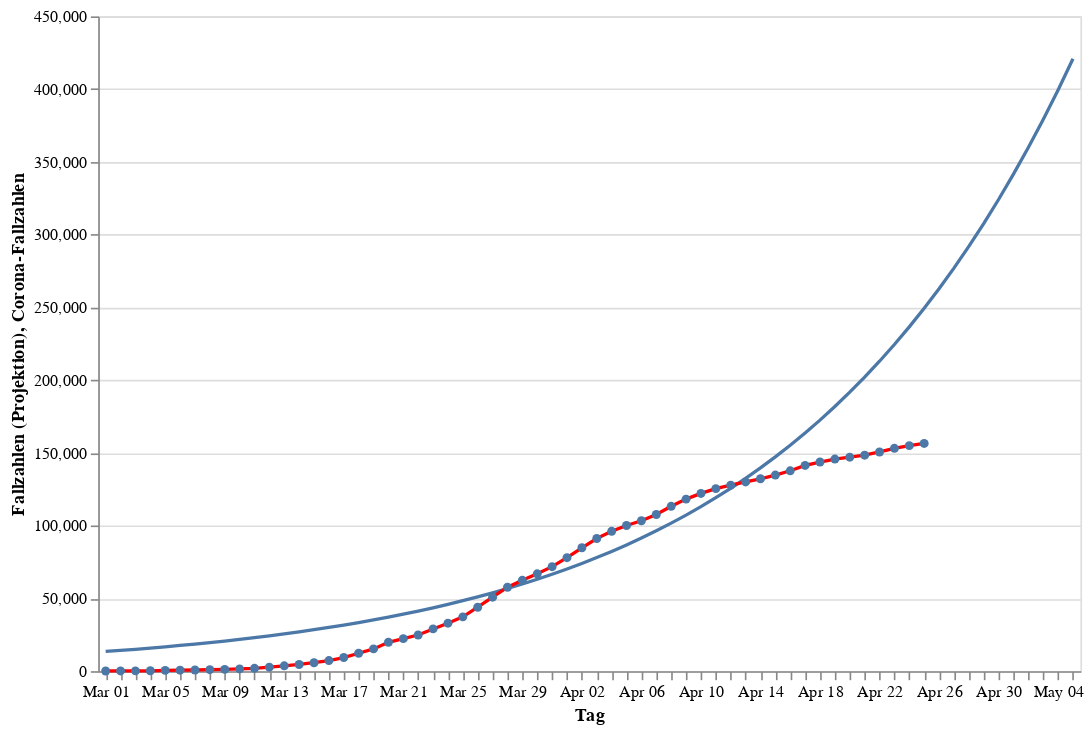

Notebook source saved alongside this figure:
### Code cell
infections_chart = alt.Chart(data).mark_line(point=True, color="red").encode(
    alt.X("monthdate(day):O", title="Tag"),
    alt.Y("cases:Q", title="Corona-Fallzahlen"))
projection_chart = alt.Chart(projection_data).mark_line(point=False).encode(
    alt.X("monthdate(day):O", title="Tag"),
    alt.Y("curve:Q", title="Fallzahlen (Projektion)"))
(projection_chart + infections_chart).properties(width=600, height=400)

### Figure 1 — Vega-Lite specification as saved in the notebook (floating-point values rounded to 4 significant figures)
{"config": {"view": {"continuousWidth": 400, "continuousHeight": 300}}, "layer": [{"data": {"name": "data-a3564278a4570c541ef1d87e36fe1ae2"}, "mark": {"type": "line", "point": false}, "encoding": {"x": {"type": "ordinal", "field": "day", "timeUnit": "monthdate", "title": "Tag"}, "y": {"type": "quantitative", "field": "curve", "title": "Fallzahlen (Projektion)"}}}, {"data": {"name": "data-0b717b0c66f1a3a8ad04a5eead126efd"}, "mark": {"type": "line", "color": "red", "point": true}, "encoding": {"x": {"type": "ordinal", "field": "day", "timeUnit": "monthdate", "title": "Tag"}, "y": {"type": "quantitative", "field": "cases", "title": "Corona-Fallzahlen"}}}], "height": 400, "width": 600, "$schema": "https://vega.github.io/schema/vega-lite/v4.0.2.json", "datasets": {"data-a3564278a4570c541ef1d87e36fe1ae2": [{"day": "2020-03-01T00:00:00", "curve": 13540.0}, {"day": "2020-03-02T00:00:00", "curve": 14280.0}, {"day": "2020-03-03T00:00:00", "curve": 15060.0}, {"day": "2020-03-04T00:00:00", "curve": 15880.0}, {"day": "2020-03-05T00:00:00", "curve": 16740.0}, {"day": "2020-03-06T00:00:00", "curve": 17660.0}, {"day": "2020-03-07T00:00:00", "curve": 18620.0}, {"day": "2020-03-08T00:00:00", "curve": 19640.0}, {"day": "2020-03-09T00:00:00", "curve": 20710.0}, {"day": "2020-03-10T00:00:00", "curve": 21840.0}, {"day": "2020-03-11T00:00:00", "curve": 23030.0}, {"day": "2020-03-12T00:00:00", "curve": 24290.0}, {"day": "2020-03-13T00:00:00", "curve": 25610.0}, {"day": "2020-03-14T00:00:00", "curve": 27010.0}, {"day": "2020-03-15T00:00:00", "curve": 28480.0}, {"day": "2020-03-16T00:00:00", "curve": 30040.0}, {"day": "2020-03-17T00:00:00", "curve": 31680.0}, {"day": "2020-03-18T00:00:00", "curve": 33400.0}, {"day": "2020-03-19T00:00:00", "curve": 35230.0}, {"day": "2020-03-20T00:00:00", "curve": 37150.0}, {"day": "2020-03-21T00:00:00", "curve": 39170.0}, {"day": "2020-03-22T00:00:00", "curve": 41310.0}, {"day": "2020-03-23T00:00:00", "curve": 43560.0}, {"day": "2020-03-24T00:00:00", "curve": 45930.0}, {"day": "2020-03-25T00:00:00", "curve": 48440.0}, {"day": "2020-03-26T00:00:00", "curve": 51080.0}, {"day": "2020-03-27T00:00:00", "curve": 53860.0}, {"day": "2020-03-28T00:00:00", "curve": 56790.0}, {"day": "2020-03-29T00:00:00", "curve": 59890.0}, {"day": "2020-03-30T00:00:00", "curve": 63150.0}, {"day": "2020-03-31T00:00:00", "curve": 66590.0}, {"day": "2020-04-01T00:00:00", "curve": 70210.0}, {"day": "2020-04-02T00:00:00", "curve": 74030.0}, {"day": "2020-04-03T00:00:00", "curve": 78060.0}, {"day": "2020-04-04T00:00:00", "curve": 82310.0}, {"day": "2020-04-05T00:00:00", "curve": 86790.0}, {"day": "2020-04-06T00:00:00", "curve": 91500.0}, {"day": "2020-04-07T00:00:00", "curve": 96480.0}, {"day": "2020-04-08T00:00:00", "curve": 101700.0}, {"day": "2020-04-09T00:00:00", "curve": 107300.0}, {"day": "2020-04-10T00:00:00", "curve": 113100.0}, {"day": "2020-04-11T00:00:00", "curve": 119200.0}, {"day": "2020-04-12T00:00:00", "curve": 125700.0}, {"day": "2020-04-13T00:00:00", "curve": 132500.0}, {"day": "2020-04-14T00:00:00", "curve": 139700.0}, {"day": "2020-04-15T00:00:00", "curve": 147300.0}, {"day": "2020-04-16T00:00:00", "curve": 155300.0}, {"day": "2020-04-17T00:00:00", "curve": 163700.0}, {"day": "2020-04-18T00:00:00", "curve": 172500.0}, {"day": "2020-04-19T00:00:00", "curve": 181900.0}, {"day": "2020-04-20T00:00:00", "curve": 191700.0}, {"day": "2020-04-21T00:00:00", "curve": 202100.0}, {"day": "2020-04-22T00:00:00", "curve": 213000.0}, {"day": "2020-04-23T00:00:00", "curve": 224500.0}, {"day": "2020-04-24T00:00:00", "curve": 236600.0}, {"day": "2020-04-25T00:00:00", "curve": 249400.0}, {"day": "2020-04-26T00:00:00", "curve": 262800.0}, {"day": "2020-04-27T00:00:00", "curve": 277000.0}, {"day": "2020-04-28T00:00:00", "curve": 291900.0}, {"day": "2020-04-29T00:00:00", "curve": 307600.0}, {"day": "2020-04-30T00:00:00", "curve": 324200.0}, {"day": "2020-05-01T00:00:00", "curve": 341600.0}, {"day": "2020-05-02T00:00:00", "curve": 359900.0}, {"day": "2020-05-03T00:00:00", "curve": 379200.0}, {"day": "2020-05-04T00:00:00", "curve": 399500.0}, {"day": "2020-05-05T00:00:00", "curve": 420800.0}], "data-0b717b0c66f1a3a8ad04a5eead126efd": [{"day": "2020-03-01T00:00:00", "cases": 130}, {"day": "2020-03-02T00:00:00", "cases": 165}, {"day": "2020-03-03T00:00:00", "cases": 203}, {"day": "2020-03-04T00:00:00", "cases": 262}, {"day": "2020-03-05T00:00:00", "cases": 545}, {"day": "2020-03-06T00:00:00", "cases": 670}, {"day": "2020-03-07T00:00:00", "cases": 800}, {"day": "2020-03-08T00:00:00", "cases": 1040}, {"day": "2020-03-09T00:00:00", "cases": 1224}, {"day": "2020-03-10T00:00:00", "cases": 1565}, {"day": "2020-03-11T00:00:00", "cases": 1966}, {"day": "2020-03-12T00:00:00", "cases": 2745}, {"day": "2020-03-13T00:00:00", "cases": 3675}, {"day": "2020-03-14T00:00:00", "cases": 4599}, {"day": "2020-03-15T00:00:00", "cases": 5813}, {"day": "2020-03-16T00:00:00", "cases": 7272}, {"day": "2020-03-17T00:00:00", "cases": 9367}, {"day": "2020-03-18T00:00:00", "cases": 12327}, {"day": "2020-03-19T00:00:00", "cases": 15320}, {"day": "2020-03-20T00:00:00", "cases": 19848}, {"day": "2020-03-21T00:00:00", "cases": 22364}, {"day": "2020-03-22T00:00:00", "cases": 24873}, {"day": "2020-03-23T00:00:00", "cases": 29056}, {"day": "2020-03-24T00:00:00", "cases": 32991}, {"day": "2020-03-25T00:00:00", "cases": 37323}, {"day": "2020-03-26T00:00:00", "cases": 43938}, {"day": "2020-03-27T00:00:00", "cases": 50871}, {"day": "2020-03-28T00:00:00", "cases": 57695}, {"day": "2020-03-29T00:00:00", "cases": 62435}, {"day": "2020-03-30T00:00:00", "cases": 66885}, {"day": "2020-03-31T00:00:00", "cases": 71808}, {"day": "2020-04-01T00:00:00", "cases": 77981}, {"day": "2020-04-02T00:00:00", "cases": 84794}, {"day": "2020-04-03T00:00:00", "cases": 91159}, {"day": "2020-04-04T00:00:00", "cases": 96092}, {"day": "2020-04-05T00:00:00", "cases": 100123}, {"day": "2020-04-06T00:00:00", "cases": 103375}, {"day": "2020-04-07T00:00:00", "cases": 107663}, {"day": "2020-04-08T00:00:00", "cases": 113296}, {"day": "2020-04-09T00:00:00", "cases": 118235}, {"day": "2020-04-10T00:00:00", "cases": 122171}, {"day": "2020-04-11T00:00:00", "cases": 125452}, {"day": "2020-04-12T00:00:00", "cases": 127854}, {"day": "2020-04-13T00:00:00", "cases": 130072}, {"day": "2020-04-14T00:00:00", "cases": 132210}, {"day": "2020-04-15T00:00:00", "cases": 134753}, {"day": "2020-04-16T00:00:00", "cases": 137698}, {"day": "2020-04-17T00:00:00", "cases": 141397}, {"day": "2020-04-18T00:00:00", "cases": 143724}, {"day": "2020-04-19T00:00:00", "cases": 145742}, {"day": "2020-04-20T00:00:00", "cases": 147065}, {"day": "2020-04-21T00:00:00", "cases": 148453}, {"day": "2020-04-22T00:00:00", "cases": 150648}, {"day": "2020-04-23T00:00:00", "cases": 153129}, {"day": "2020-04-24T00:00:00", "cases": 154999}, {"day": "2020-04-25T00:00:00", "cases": 156513}]}}
